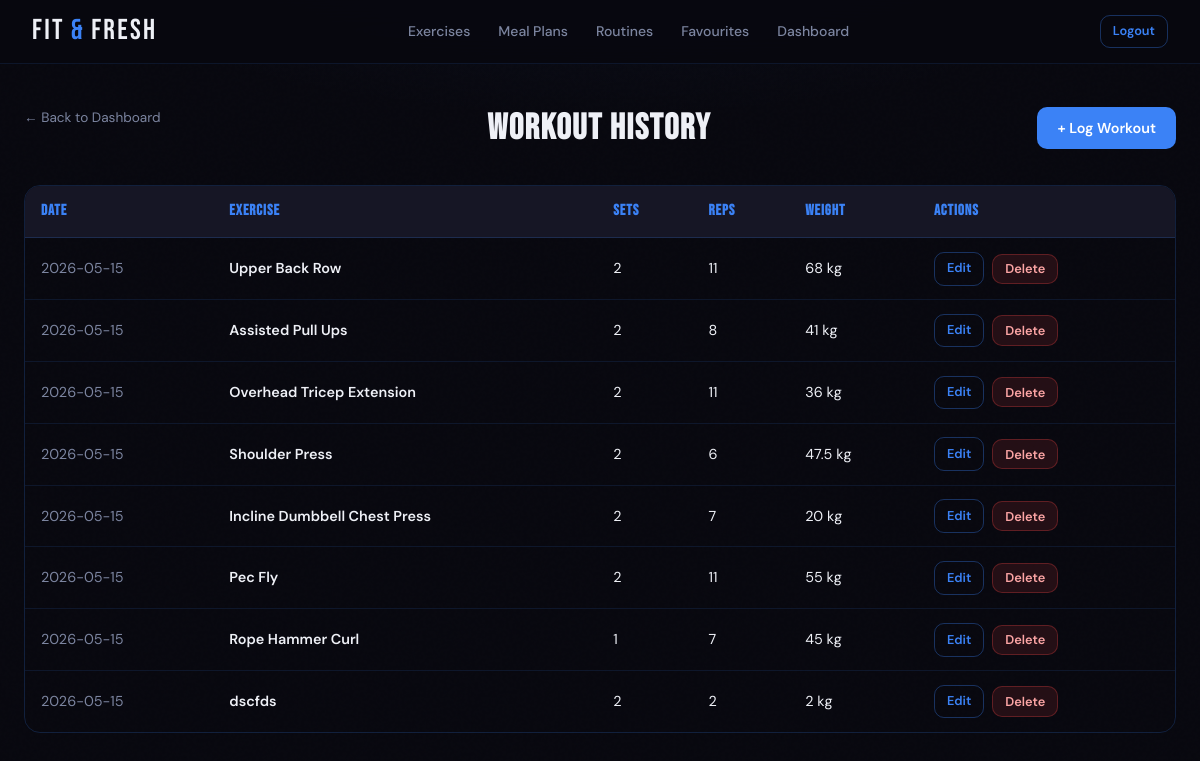
Page /workout-history (signed in) on the committed database.
### tables this page shows
CREATE TABLE workout (id INTEGER PRIMARY KEY AUTOINCREMENT, user_id INTEGER NOT NULL, workout_date TEXT NOT NULL DEFAULT (DATE('now')), exercise TEXT NOT NULL, sets INTEGER NOT NULL, reps INTEGER NOT NULL, weight REAL NOT NULL, FOREIGN KEY (user_id) REFERENCES user(id));

### App.py (the view)
@app.route("/workout-history")
def workout_history():
    if "user_id" not in session:
        return redirect(url_for("home"))
    conn = get_db()
    workouts = conn.execute( "SELECT * FROM workout WHERE user_id = ? ORDER BY workout_date DESC",(session["user_id"],)).fetchall() #Retrieves all workouts for the logged-in user, sorted by most recent first
    conn.close()
    return render_template("workout_history.html", workouts = workouts) #Returns the page with workout data

### App.py (called while the page is built)
@app.template_filter("fmt_num") #Formats numbers by removing unnecessary trailing zeroes
def fmt_num(value):
    try:
        f = round(float(value), 2) #Rounds to a max of 2 decimal places
        if f == int(f):
            return str(int(f))
        return f'{f:.2f}'.rstrip("0")
    except:
        return value

### DB_Models.py (called while the page is built)
def get_db():
    os.makedirs(os.path.dirname(DB_PATH), exist_ok = True) #Creates the instance folder if it doesn't exist
    conn = sqlite3.connect(DB_PATH) #Connects to the database file
    conn.row_factory = sqlite3.Row #Allows columns to be accessed by name instead of index
    conn.execute("PRAGMA foreign_keys = ON") #Enforces foreign key constraints
    return conn

### templates/workout_history.html (shortened to what this page needs)
{% extends "base.html" %}
{% block content %}
<div class="page">
    <div class="page-header">
            <div>
                {% if session.role == "gym_goer" %}
                <a href="{{ url_for('gym_goer_dashboard') }}" class="back-link">← Back to Dashboard</a>
                {% else %}
                <a href="{{ url_for('personal_trainer_dashboard') }}" class="back-link">← Back to Dashboard</a>
                {% endif %}
            </div>
        <h2>Workout History</h2>
        <a href="/log-workout" class="btn btn-primary">+ Log Workout</a>
    </div>
    {% if workouts %}
    <div class="table-wrap">
        <table>
            <thead>
                <tr>
                    <th>Date</th>
                    <th>Exercise</th>
                    <th>Sets</th>
                    <th>Reps</th>
                    <th>Weight</th>
                    <th>Actions</th>
                </tr>
            </thead>
            <tbody>
                {% for workout in workouts %}
                <tr>
                    <td style="color:var(--text-muted);">{{ workout.workout_date }}</td>
                    <td><strong>{{ workout.exercise }}</strong></td>
                    <td>{{ workout.sets }}</td>
                    <td>{{ workout.reps }}</td>
                    <td>{{ workout.weight | fmt_num}} kg</td>
                    <td>
                        <div class="table-actions">
                            <a href="{{ url_for('edit_workout', workout_id=workout.id) }}" class="btn btn-outline btn-sm">Edit</a>
                            <form action="{{ url_for('delete_workout', workout_id=workout.id) }}" method="POST">
                                <button type="submit" class="btn btn-danger btn-sm">Delete</button>
                            </form>
                        </div>
                    </td>
                </tr>
                {% endfor %}
            </tbody>
        </table>
    </div>
    {% endif %}
</div>
{% endblock %}

### templates/base.html (shortened to what this page needs)
<!DOCTYPE html>
<html lang="en">
    <head>
        <link rel="stylesheet" href="{{ url_for('static', filename='style.css') }}">
        <link rel="stylesheet" href="https://cdn.jsdelivr.net/npm/@tabler/icons-webfont@latest/dist/tabler-icons.min.css">
    </head>
    <body>
        <nav class="navbar">
            <a href="/" class="navbar-logo">FIT<span>&</span>FRESH</a>
            {% if session.user_id %}
            <ul class="navbar-links">
                <li><a href="/exercises">Exercises</a></li>
                <li><a href="/meal-plans">Meal Plans</a></li>
                <li><a href="/workout-routines">Routines</a></li>
                <li><a href="/view-favourites">Favourites</a></li>
                {% if session.role == "gym_goer" %}
                <li><a href="/gym-goer-dashboard">Dashboard</a></li>
                {% else %}
                <li><a href="/personal-trainer-dashboard">Dashboard</a></li>
                {% endif %}
            </ul>
            <div class="navbar-right">
                <a href="/logout" class="btn btn-outline btn-sm">Logout</a>
            </div>
            {% else %}
            <div class="navbar-right">
                <a href="/login" class="btn btn-ghost btn-sm">Login</a>
                <a href="/register" class="btn btn-primary btn-sm">Get Started</a>
            </div>
            {% endif %}
        </nav>
        {% block content %}{% endblock %}
    </body>
</html>

### static/style.css (style rules this page uses)
:root { --bg: #08080f; --bg-card: #0f0f1a; --bg-raised: #161625; --bg-input: #111120; --accent: #3b82f6; --accent-dim: #1d4ed8; --accent-glow: rgba(59,130,246,0.18); --accent-line: rgba(59,130,246,0.35); --text: #eef0f6; --text-muted: #7c85a0; --text-dim: #3a3f55; --border: rgba(59,130,246,0.12); --border-card: rgba(59,130,246,0.20); --success: #10b981; --danger: #ef4444; --warning: #f59e0b; --radius: 10px; --radius-lg: 16px; --nav-h: 64px; }
*, *::before, *::after { box-sizing: border-box; margin: 0; padding: 0; }
html { scroll-behavior: smooth; }
body { font-family: 'DM Sans', sans-serif; background: var(--bg); color: var(--text); min-height: 100vh; line-height: 1.6; background-image: radial-gradient(ellipse 80% 50% at 50% -20%, rgba(59,130,246,0.08) 0%, transparent 70%); }
body::before { content: ''; position: fixed; inset: 0; pointer-events: none; z-index: 0; opacity: 0.4; }
h1, h2, h3 { font-family: 'Bebas Neue', sans-serif; letter-spacing: 0.04em; line-height: 1.1; }
h2 { font-size: clamp(1.6rem, 3vw, 2.4rem); }
a { color: var(--accent); text-decoration: none; transition: color .2s; }
strong { color: var(--text); font-weight: 600; }
.navbar { position: sticky; top: 0; z-index: 100; height: var(--nav-h); display: flex; align-items: center; justify-content: space-between; padding: 0 2rem; background: rgba(8,8,15,0.85); backdrop-filter: blur(20px); -webkit-backdrop-filter: blur(20px); border-bottom: 1px solid var(--border); }
.navbar-logo { font-family: 'Bebas Neue', sans-serif; font-size: 1.8rem; letter-spacing: 0.08em; color: var(--text) !important; display: flex; align-items: center; gap: 6px; }
.navbar-logo span { color: var(--accent); }
.navbar-links { display: flex; align-items: center; gap: 0.25rem; list-style: none; }
.navbar-links a { color: var(--text-muted); font-size: 0.875rem; font-weight: 500; padding: 0.4rem 0.75rem; border-radius: var(--radius); transition: all .2s; }
.navbar-right { display: flex; align-items: center; gap: 0.75rem; }
.page { position: relative; z-index: 1; max-width: 1200px; margin: 0 auto; padding: 2.5rem 1.5rem 4rem; }
.btn { display: inline-flex; align-items: center; gap: 0.4rem; padding: 0.6rem 1.25rem; border-radius: var(--radius); font-family: 'DM Sans', sans-serif; font-size: 0.9rem; font-weight: 600; cursor: pointer; border: none; transition: all .2s; text-decoration: none !important; white-space: nowrap; }
.btn-primary { background: var(--accent); color: #fff; }
.btn-outline { background: transparent; color: var(--accent); border: 1px solid var(--accent-line); }
.btn-danger { background: rgba(239,68,68,0.12); color: #fca5a5; border: 1px solid rgba(239,68,68,0.3); }
.btn-sm { padding: 0.35rem 0.75rem; font-size: 0.8rem; }
.table-wrap { overflow-x: auto; border-radius: var(--radius-lg); border: 1px solid var(--border-card); }
table { width: 100%; border-collapse: collapse; }
thead { background: var(--bg-raised); }
thead th { padding: 0.85rem 1rem; text-align: left; font-family: 'Bebas Neue', sans-serif; font-size: 0.95rem; letter-spacing: 0.06em; color: var(--accent); border-bottom: 1px solid var(--border-card); white-space: nowrap; }
tbody tr { border-bottom: 1px solid var(--border); transition: background .15s; }
tbody tr:last-child { border-bottom: none; }
td { padding: 0.85rem 1rem; font-size: 0.9rem; color: var(--text); vertical-align: middle; }
.table-actions { display: flex; gap: 0.5rem; align-items: center; }
.page-header { display: flex; align-items: center; justify-content: space-between; margin-bottom: 2rem; flex-wrap: wrap; gap: 1rem; }
.page-header h2 { color: var(--text); }
.back-link { display: inline-flex; align-items: center; gap: 0.4rem; font-size: 0.85rem; color: var(--text-muted) !important; margin-bottom: 1.5rem; transition: color .2s; }

### rows in the picture
workout: workout_date "2026-05-15", exercise "Upper Back Row", sets "2", reps "11", weight|fmt_num "68"
workout: workout_date "2026-05-15", exercise "Assisted Pull Ups", sets "2", reps "8", weight|fmt_num "41"
workout: workout_date "2026-05-15", exercise "Overhead Tricep Extension", sets "2", reps "11", weight|fmt_num "36"
workout: workout_date "2026-05-15", exercise "Shoulder Press", sets "2", reps "6", weight|fmt_num "47.5"
workout: workout_date "2026-05-15", exercise "Incline Dumbbell Chest Press", sets "2", reps "7", weight|fmt_num "20"
workout: workout_date "2026-05-15", exercise "Pec Fly", sets "2", reps "11", weight|fmt_num "55"
workout: workout_date "2026-05-15", exercise "Rope Hammer Curl", sets "1", reps "7", weight|fmt_num "45"
workout: workout_date "2026-05-15", exercise "dscfds", sets "2", reps "2", weight|fmt_num "2"
